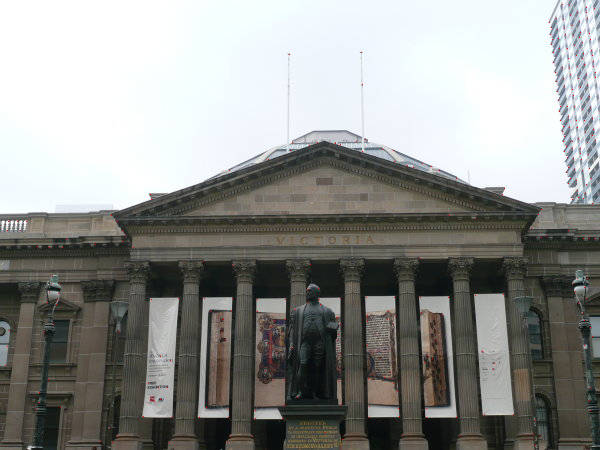
#> input picture outputs/anms0.png, 600 x 450 px, given in place of 1.jpg, which was not available
$ python Wrapper.py
#> lines starting #> are read from the running program, lines starting #| are printed output that depends on the picture; pictures that were not available may be replaced by others from this repository, and a replacement may not be noted
# !/usr/bin/evn python

"""
RBE/CS Fall 2022: Classical and Deep Learning Approaches for
Geometric Computer Vision
Project 1: MyAutoPano: Phase 2 Starter Code


Author(s):
Lening Li (lli4@wpi.edu)
Teaching Assistant in Robotics Engineering,
Worcester Polytechnic Institute
"""

# Code starts here:

import numpy as np
import cv2
import torch
import logging
from typing import List, Optional, Tuple
import networkx as nx

# Add any python libraries here
import matplotlib.pyplot as plt
from copy import deepcopy
from scipy import sparse
from scipy.sparse.linalg import spsolve
import scipy.ndimage as ndimage
from skimage.feature import peak_local_max
from scipy.sparse import csr_matrix
import os

# Check GPU availability
print(f"CUDA available: {torch.cuda.is_available()}")
#> (this line was passed over: torch is not available in this run)
print(f"GPU Device: {torch.cuda.get_device_name(0)}")
#> (this line was passed over: torch is not available in this run)

if cv2.cuda.getCudaEnabledDeviceCount():
    cv2.cuda.setDevice(0)
    cv2.ocl.setUseOpenCL(True)


def main():
    # [6 lines of commented-out code are left out]

    path = "Set3"
    os.makedirs(f'outputs/{path}', exist_ok=True)

    """
    Read a set of images for Panorama stitching
    """
    # DIR_PATH = f'Phase1/Data/Train/'
    DIR_PATH = f'D:/Computer vision/Homeworks/Project Phase1/YourDirectoryID_p1/YourDirectoryID_p1/Phase1/Data/Train/'
    # resize_scale = 1/4
    # im_set = [cv2.resize(cv2.imread(f'{DIR_PATH}/{path}/{i + 1}.jpg'), None, fx=resize_scale, fy=resize_scale)
    #           for i in range(len(os.listdir(f'{DIR_PATH}/{path}')))]

    im_set = [cv2.imread(f'{DIR_PATH}/{path}/{i + 1}.jpg') for i in
              range(len(os.listdir(f'{DIR_PATH}/{path}')))]
#> im_set = 1 item

    # # Apply cylindrical warping
    # focal_length = int(1.2 * im_set[0].shape[1])
    # im_set = [cylindrical_warp(img, focal_length) for img in im_set]

    for im in im_set:
        cv2.imshow('image', im)
        cv2.waitKey(2000)
#> this loop made 1 pass

    """
	Corner Detection
	Save Corner detection output as corners.png
	"""

    corner_im = []
    for i, im in enumerate(im_set):
        gray = cv2.cvtColor(im, cv2.COLOR_BGR2GRAY)
        harris_corners = cv2.cornerHarris(gray, 2, 3, 0.06)
        corner_im.append(harris_corners)
        # print(harris_corners.shape, im.shape)

        # result is dilated for marking the corners, not important
        dst = cv2.dilate(harris_corners, None)

        # Threshold for an optimal value, it may vary depending on the image.
        harris_im = deepcopy(im)
        harris_im[dst > 0.01 * dst.max()] = [0, 0, 255]

        """
            harris_response = cv2.cornerHarris(image, block_size, ksize, k)
            harris_response = cv2.dilate(harris_response, None)  # Dilate to mark corners

            # Threshold to retain significant corners
            threshold = threshold_ratio * harris_response.max()
            keypoints = np.argwhere(harris_response > threshold)
            return keypoints"""

        # plt.imshow(harris_corners, cmap='gray')
        # plt.show()
        cv2.imwrite(f'outputs/{path}/corners{i}.png', harris_im)
#> this loop made 1 pass
#> pass 1, in main, `harris_corners = cv2.cornerHarris(gray, 2, 3, 0.06)`:
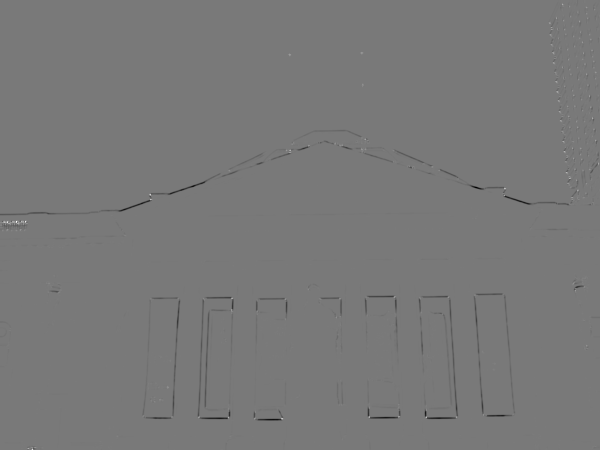
#> harris_corners: shape (450, 600) float32; min -0.0108, max 0.0119, mean -4.18e-05; drawn with min black and max white
#> pass 1, in main, `dst = cv2.dilate(harris_corners, None)`:
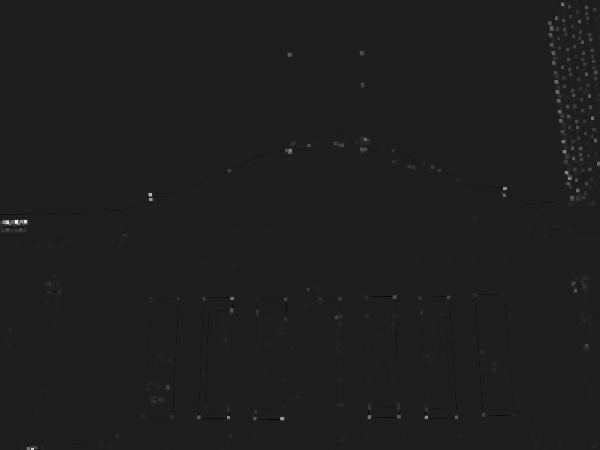
#> dst: shape (450, 600) float32; min -0.00161, max 0.0119, mean 2.5e-05; drawn with min black and max white
#> pass 1, in main, `cv2.imwrite(f'outputs/{path}/corners{i}.png', harris_im)`:
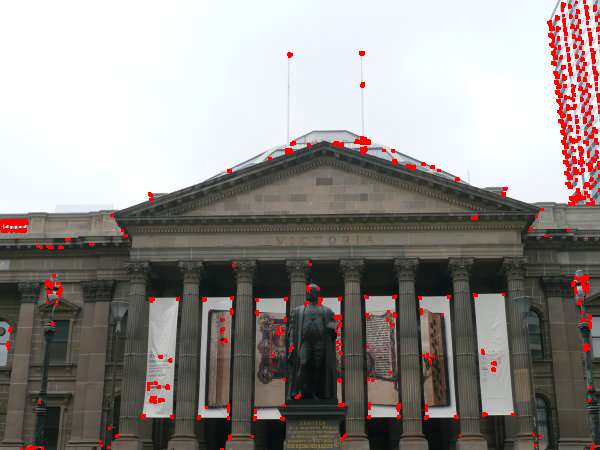
#> saved as corners0.png: shape (450, 600, 3); mean B, G, R 140.2, 143.3, 148.4
#> after the loop, corner_im = 1 item

        # [18 lines of commented-out code are left out]

    """
	Perform ANMS: Adaptive Non-Maximal Suppression
	Save ANMS output as anms.png
	"""

    # def apply_anms(corner_img, n_best):
    #     """
    #     Implements ANMS on Harris corner responses
    #     Args:
    #         corner_img: Harris corner response image
    #         n_best: Number of best corners to keep
    #     Returns:
    #         List of (y,x) coordinates of selected corners
    #     """
    #     # Find all local maxima (these are our strong corners - N_strong)
    #     lm = peak_local_max(corner_img, min_distance=1)
    #     n_strong = len(lm)
    #
    #     if n_strong == 0:
    #         return []
    #
    #     # Initialize r_i = infinity for i = [1:n_strong]
    #     r = [float('inf')] * n_strong
    #
    #     # For each point i
    #     for i in range(n_strong):
    #         y_i, x_i = lm[i]  # Note: peak_local_max returns (y,x)
    #
    #         # For each point j
    #         for j in range(n_strong):
    #             if i == j:
    #                 continue
    #
    #             y_j, x_j = lm[j]
    #
    #             # If corner response at j is greater than at i
    #             if corner_img[y_j, x_j] > corner_img[y_i, x_i]:
    #                 # Calculate Euclidean distance
    #                 ED = (x_j - x_i) ** 2 + (y_j - y_i) ** 2
    #
    #                 # Update r_i if ED is smaller
    #                 if ED < r[i]:
    #                     r[i] = ED
    #
    #     # Sort points based on r values and take top n_best
    #     points_with_r = list(zip(lm, r))
    #     points_with_r.sort(key=lambda x: x[1], reverse=True)
    #
    #     # Return top n_best points
    #     selected_points = [(y, x) for (y, x), _ in points_with_r[:n_best]]
    #     return selected_points
    #
    # # Modify your main code:
    # features_set = []
    # for i, im in enumerate(corner_im):
    #     if not USE_SUBPIX:
    #         features = apply_anms(im, n_best=500)  # Adjust n_best as needed
    #         features_set.append(features)
    #
    #         # Visualization
    #         for y, x in features:
    #             im_set[i][x, y] = [0, 0, 255]
    #             # For better visualization, you might want to use:
    #             # cv2.circle(im_set[i], (x, y), 2, (0, 0, 255), -1)
    #
    #     cv2.imwrite(f'outputs/{path}/anms{i}.png', im_set[i])

    USE_SUBPIX = False

    features_set = []
    for i, im in enumerate(corner_im):
        # lm = ndimage.maximum_filter(im, 20)
        # mask = (im == lm)
        # im_set[i][mask] = [0,0,255]

        cpy = deepcopy(im_set[i])

        lm = peak_local_max(im, min_distance=4, threshold_rel=0.01)
        dst = np.zeros(im.shape)
        features = []
        for x, y in lm:
            features.append((y, x))
            dst[x, y] = 1
            im_set[i][x, y] = [0, 0, 255]

            # cv2.circle(im_set[i], (y, x), 1, (0, 0, 255))

        if not USE_SUBPIX:
            features_set.append(features)

        cv2.imwrite(f'outputs/{path}/anms{i}.png', im_set[i])

        # NOTE: might try to use later
        ### Subpixel accuracy ###
        dst = np.uint8(dst)
        # find centroids
        ret, labels, stats, centroids = cv2.connectedComponentsWithStats(dst)

        # define the criteria to stop and refine the corners
        criteria = (cv2.TERM_CRITERIA_EPS + cv2.TERM_CRITERIA_MAX_ITER, 100, 0.001)
        corners = cv2.cornerSubPix(gray, np.float32(centroids), (5, 5), (-1, -1), criteria)

        # print(corners)
        if USE_SUBPIX:
            features_set.append([np.int0([x, y]) for x, y in corners])

        # Now draw them
        res = np.hstack((centroids, corners))
        res = np.int0(res)
        cpy[res[:, 1], res[:, 0]] = [0, 0, 255]
        cpy[res[:, 3], res[:, 2]] = [0, 255, 0]

        # cv2.imwrite(f'corners_subpix{i}.png', cpy)
        cv2.imwrite(f'outputs/{path}/corners_subpix{i}.png', cpy)
#> this loop made 1 pass
#> (ret, criteria) on pass 1: (262, (3, 100, 0.001))
#> pass 1, in main, `ret, labels, stats, centroids = cv2.connectedComponentsWithStats(dst)`:
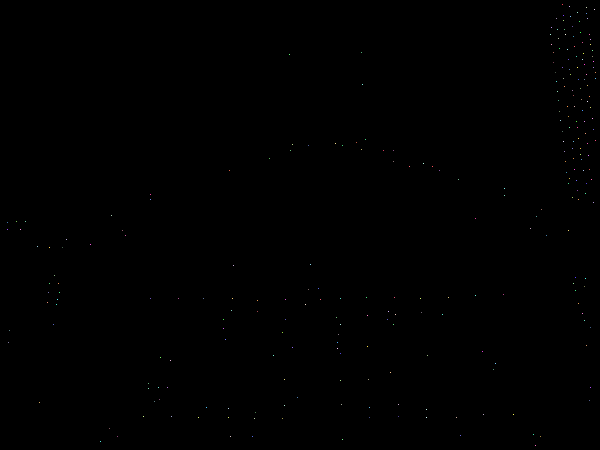
#> labels: shape (450, 600) int32; 262 distinct labels, from 0 to 261; one colour per label, 0 black
#> pass 1, in main, `cv2.imwrite(f'outputs/{path}/corners_subpix{i}.png', cpy)`:
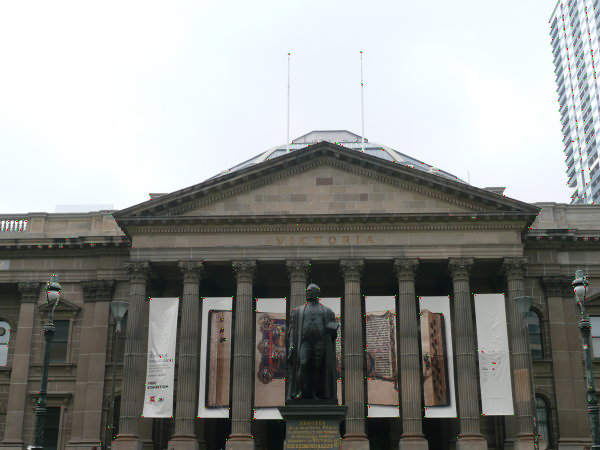
#> saved as corners_subpix0.png: shape (450, 600, 3); mean B, G, R 144, 147.2, 145.6
#> after the loop, features_set = 1 item

    """
	Feature Descriptors
	Save Feature Descriptor output as FD.png
	"""


    def get_patch(image, center, patch_size=(41, 41)):
        """
        Extracts a patch around a center pixel in an image.

        Args:
            image (numpy.ndarray): Input image.
            center (tuple): The (x, y) pixel coordinate to center the patch around.
            patch_size (tuple): Size of the patch, (height, width).

        Returns:
            numpy.ndarray: The patch extracted around the given pixel.
        """
        # Get patch size (height, width)
        height, width = patch_size

        # Calculate the top-left and bottom-right corners of the patch
        x, y = center
        top_left_x = max(0, x - width // 2)
        top_left_y = max(0, y - height // 2)
        bottom_right_x = min(image.shape[1], x + width // 2 + 1)
        bottom_right_y = min(image.shape[0], y + height // 2 + 1)

        # Extract the patch from the image
        patch = image[top_left_y:bottom_right_y, top_left_x:bottom_right_x]

        return patch

    discriptors_set = []
    keypoints_set = []
    for i, im in enumerate(im_set):
        feature_descriptors = []
        gray = cv2.cvtColor(im, cv2.COLOR_BGR2GRAY)

        for x, y in features_set[i]:
            patch = get_patch(gray, (x, y), patch_size=(41, 41))
            blur = cv2.GaussianBlur(patch, (5, 5), 0)

            subsampled = cv2.resize(blur, (8, 8))

            feature_vector = subsampled.flatten()
            normalized = (feature_vector - np.mean(feature_vector)) / np.std(feature_vector)

            feature_descriptors.append(normalized)

        discriptors_set.append(feature_descriptors)
#> this loop made 1 pass
#> pass 1, in get_patch, `patch = image[top_left_y:bottom_right_y, top_left_x:bottom_right_x]`:
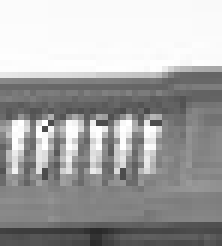
#> patch: shape (41, 37) (shown 6 times larger); min 41, max 255, mean 166.1
#> (the rest of the program and of its run is left out)
